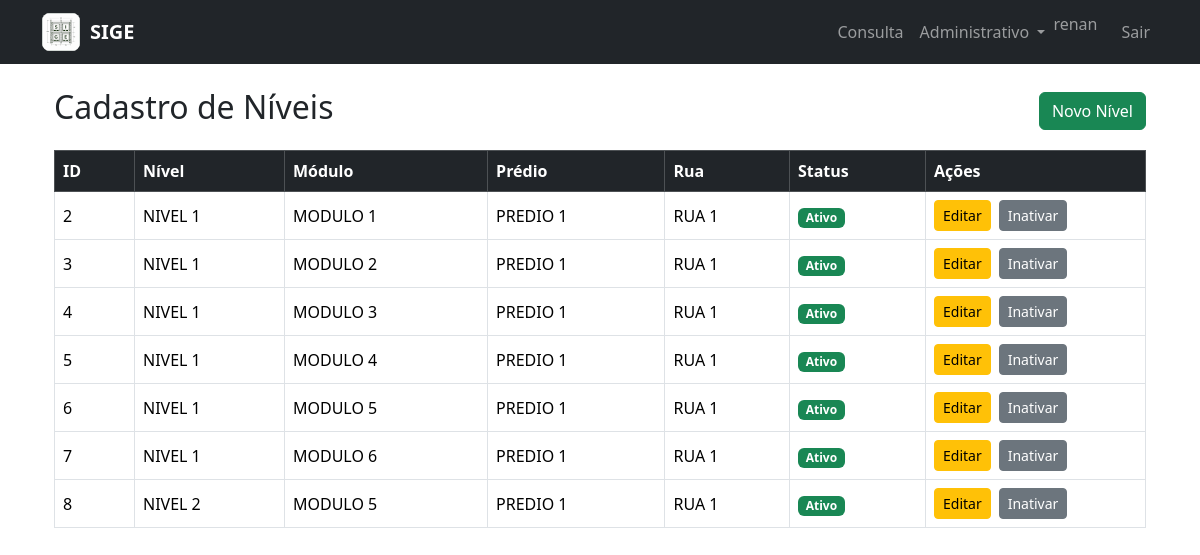
Screenshot of /admin/niveis/ (signed in) with the database file from the repository.
### app/models/nivel.py (models this page shows, shortened)
class Nivel(db.Model):
    __tablename__ = "nivel"
    id = db.Column(
        db.Integer,
        primary_key=True
    )
    nome = db.Column(
        db.String(50),
        nullable=False
    )
    modulo_id = db.Column(
        db.Integer,
        db.ForeignKey("modulo.id"),
        nullable=False
    )
    ativo = db.Column(
        db.Boolean,
        default=True
    )
    data_cadastro = db.Column(
        db.DateTime,
        default=datetime.utcnow
    )
    posicoes = db.relationship(
        "Posicao",
        backref="nivel",
        lazy=True,
        cascade="all, delete-orphan"
    )

### app/models/modulo.py (models this page shows, shortened)
class Modulo(db.Model):
    __tablename__ = "modulo"
    id = db.Column(
        db.Integer,
        primary_key=True
    )
    nome = db.Column(
        db.String(50),
        nullable=False
    )
    predio_id = db.Column(
        db.Integer,
        db.ForeignKey("predio.id"),
        nullable=False
    )
    ativo = db.Column(
        db.Boolean,
        default=True
    )
    data_cadastro = db.Column(
        db.DateTime,
        default=datetime.utcnow
    )
    niveis = db.relationship(
        "Nivel",
        backref="modulo",
        lazy=True,
        cascade="all, delete-orphan"
    )

### app/models/predio.py (models this page shows)
class Predio(db.Model):
    __tablename__ = "predio"
    id = db.Column(
        db.Integer,
        primary_key=True
    )
    nome = db.Column(
        db.String(50),
        nullable=False
    )
    rua_id = db.Column(
        db.Integer,
        db.ForeignKey("rua.id"),
        nullable=False
    )
    ativo = db.Column(
        db.Boolean,
        default=True
    )
    data_cadastro = db.Column(
        db.DateTime,
        default=datetime.utcnow
    )
    modulos = db.relationship(
        "Modulo",
        backref="predio",
        lazy=True,
        cascade="all, delete-orphan"
    )

### app/models/rua.py (models this page shows)
class Rua(db.Model):
    __tablename__ = "rua"
    id = db.Column(
        db.Integer,
        primary_key=True
    )
    nome = db.Column(
        db.String(50),
        nullable=False,
        unique=True
    )
    descricao = db.Column(
        db.String(200)
    )
    ativo = db.Column(
        db.Boolean,
        default=True
    )
    data_cadastro = db.Column(
        db.DateTime,
        default=datetime.utcnow
    )
    predios = db.relationship(
        "Predio",
        backref="rua",
        lazy=True,
        cascade="all, delete-orphan"
    )

### app/routes/nivel.py (the view)
@nivel_bp.route("/")
def listar():
    niveis = Nivel.query.order_by(
        Nivel.nome
    ).all()
    return render_template(
        "nivel/listar.html",
        niveis=niveis
    )

### app/templates/nivel/listar.html (shortened to what this page needs)
{% extends "base.html" %}
{% block content %}
<div class="container mt-4">
    <div class="d-flex justify-content-between align-items-center mb-3">
        <h2>Cadastro de Níveis</h2>
        <a
            href="{{ url_for('nivel.novo') }}"
            class="btn btn-success">
            Novo Nível
        </a>
    </div>
    <div class="table-responsive">
        <table class="table table-bordered table-hover align-middle">
            <thead class="table-dark">
                <tr>
                    <th width="80">
                        ID
                    </th>
                    <th>
                        Nível
                    </th>
                    <th>
                        Módulo
                    </th>
                    <th>
                        Prédio
                    </th>
                    <th>
                        Rua
                    </th>
                    <th>
                        Status
                    </th>
                    <th width="220">
                        Ações
                    </th>
                </tr>
            </thead>
            <tbody>
                {% for nivel in niveis %}
                    <tr>
                        <td>
                            {{ nivel.id }}
                        </td>
                        <td>
                            {{ nivel.nome }}
                        </td>
                        <td>
                            {{ nivel.modulo.nome }}
                        </td>
                        <td>
                            {{ nivel.modulo.predio.nome }}
                        </td>
                        <td>
                            {{ nivel.modulo.predio.rua.nome }}
                        </td>
                        <td>
                            {% if nivel.ativo %}
                                <span class="badge text-bg-success">
                                    Ativo
                                </span>
                            {% else %}
                                <span class="badge text-bg-secondary">
                                    Inativo
                                </span>
                            {% endif %}
                        </td>
                        <td>
                            <div class="d-flex flex-wrap gap-2">
                                <a
                                    href="{{ url_for('nivel.editar', id=nivel.id) }}"
                                    class="btn btn-warning btn-sm">
                                    Editar
                                </a>
                                <form
                                    method="POST"
                                    action="{{ url_for('nivel.alternar_status', id=nivel.id) }}">
                                    <button
                                        type="submit"
                                        class="btn btn-sm {% if nivel.ativo %}btn-secondary{% else %}btn-success{% endif %}"
                                        onclick="return confirm('{% if nivel.ativo %}Deseja inativar este nível e suas posições?{% else %}Deseja ativar este nível e suas posições?{% endif %}')">
                                        {% if nivel.ativo %}
                                            Inativar
                                        {% else %}
                                            Ativar
                                        {% endif %}
                                    </button>
                                </form>
                            </div>
                        </td>
                    </tr>
                {% endfor %}
            </tbody>
        </table>
    </div>
</div>
{% endblock %}

### rows the page displays
Nivel: id "2", nome "NIVEL 1", modulo.nome "MODULO 1", modulo.predio.nome "PREDIO 1", modulo.predio.rua.nome "RUA 1", ativo "Ativo"
Nivel: id "3", nome "NIVEL 1", modulo.nome "MODULO 2", modulo.predio.nome "PREDIO 1", modulo.predio.rua.nome "RUA 1", ativo "Ativo"
Nivel: id "4", nome "NIVEL 1", modulo.nome "MODULO 3", modulo.predio.nome "PREDIO 1", modulo.predio.rua.nome "RUA 1", ativo "Ativo"
Nivel: id "5", nome "NIVEL 1", modulo.nome "MODULO 4", modulo.predio.nome "PREDIO 1", modulo.predio.rua.nome "RUA 1", ativo "Ativo"
Nivel: id "6", nome "NIVEL 1", modulo.nome "MODULO 5", modulo.predio.nome "PREDIO 1", modulo.predio.rua.nome "RUA 1", ativo "Ativo"
Nivel: id "7", nome "NIVEL 1", modulo.nome "MODULO 6", modulo.predio.nome "PREDIO 1", modulo.predio.rua.nome "RUA 1", ativo "Ativo"
Nivel: id "8", nome "NIVEL 2", modulo.nome "MODULO 5", modulo.predio.nome "PREDIO 1", modulo.predio.rua.nome "RUA 1", ativo "Ativo"

### other values shown
{{ session.get("usuario_nome") }} "renan"
